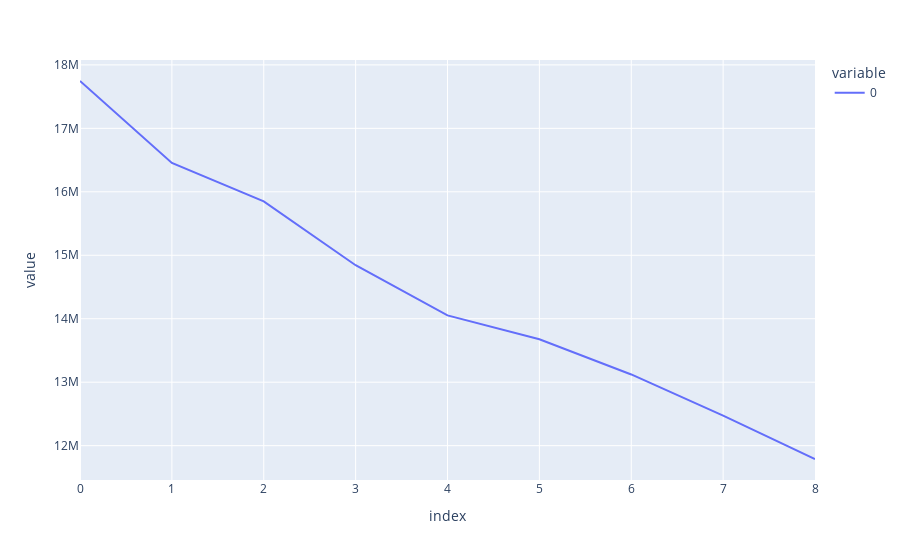

Notebook source saved alongside this figure:
### Code cell
#Plotting the inertias
import plotly.express as px 
fig = px.line(inertias)
fig.show()

### Figure 1 — Plotly figure (JSON) as saved in the notebook; plotly's stock layout.template omitted (floating-point values rounded to 4 significant figures)
{"data": [{"hovertemplate": "variable=0<br>index=%{x}<br>value=%{y}<extra></extra>", "legendgroup": "0", "line": {"color": "#636efa", "dash": "solid"}, "marker": {"symbol": "circle"}, "mode": "lines", "name": "0", "orientation": "v", "showlegend": true, "type": "scatter", "x": [0, 1, 2, 3, 4, 5, 6, 7, 8], "xaxis": "x", "y": [17750000.0, 16460000.0, 15850000.0, 14840000.0, 14050000.0, 13680000.0, 13120000.0, 12470000.0, 11790000.0], "yaxis": "y"}], "layout": {"legend": {"title": {"text": "variable"}, "tracegroupgap": 0}, "margin": {"t": 60}, "xaxis": {"anchor": "y", "domain": [0, 1], "title": {"text": "index"}}, "yaxis": {"anchor": "x", "domain": [0, 1], "title": {"text": "value"}}}}
